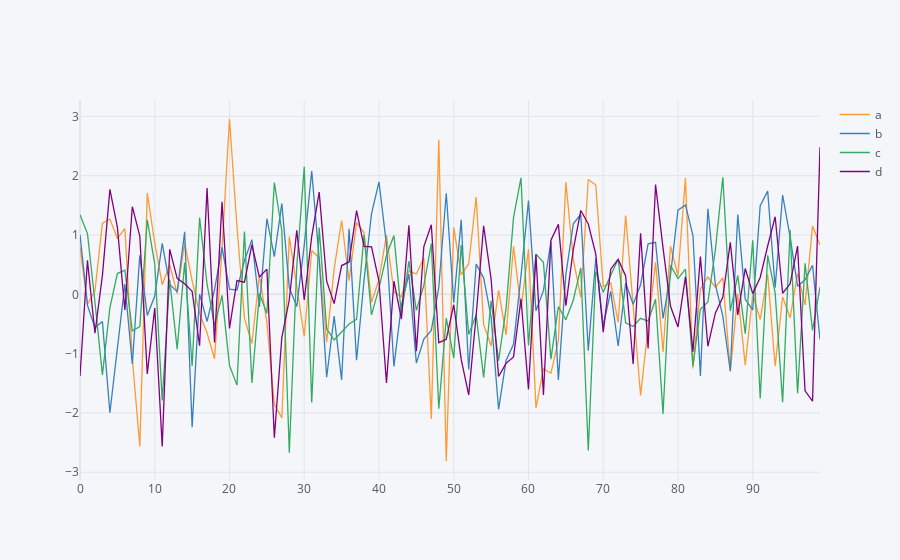

The cell this chart's notebook holds for it:
### Code cell
#grafico interactivo
dataframe.iplot()
